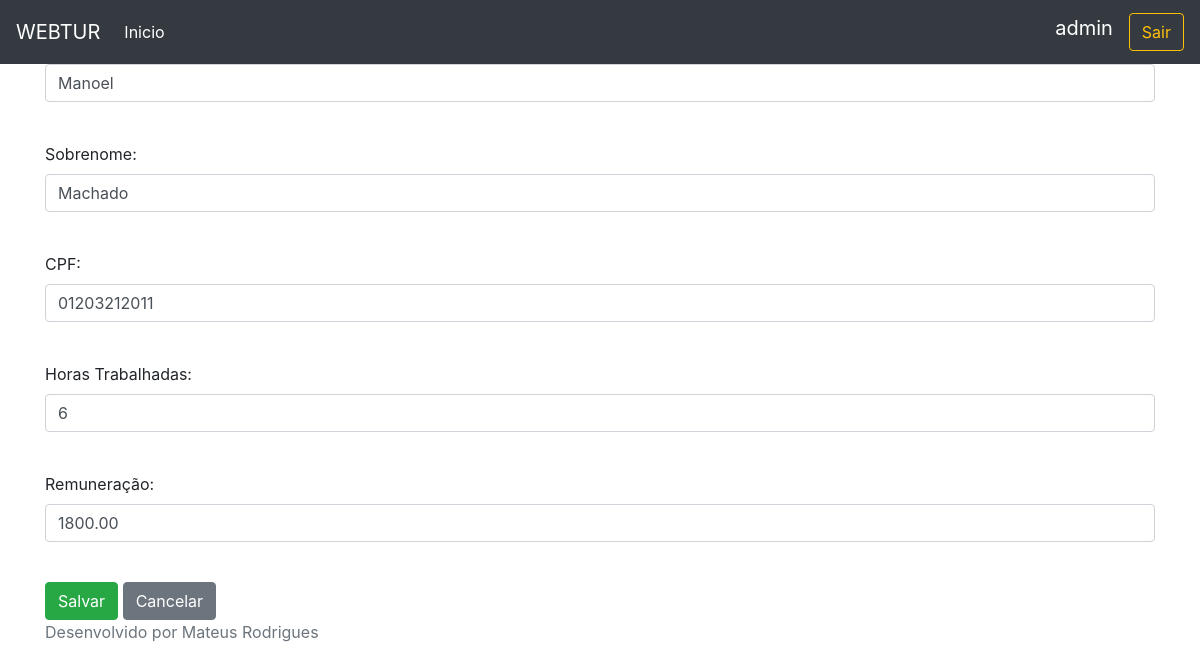
The page /funcionario/editar/3/ (signed in) on the database its author committed.
### website/models.py (models this page shows, shortened)
class Funcionario(models.Model):
    nome = models.CharField(max_length=255,null=False,blank=False)
    sobrenome = models.CharField(max_length=255,null=False,blank=False)
    cpf = models.CharField(max_length=14,null=False,blank=False)
    tempo_de_servico = models.IntegerField(default=0,null=False,blank=False)
    remuneracao = models.DecimalField(max_digits=8,decimal_places=2,null=False,blank=False)
    class Meta:
        ordering = ['nome']
        verbose_name = 'Funcionário'

### website/views.py (the view)
# urls.py: path('funcionario/editar/<int:id>/',editarfuncionarios,name='editar_funcionario'),
@login_required
def editarfuncionarios(request,id):
    funcionario= Funcionario.objects.get(pk=id)
    return render(request, 'add_funcionario.html',context={'funcionario':funcionario}) #tem que ser o mesmo nome no formulário

### website/templates/add_funcionario.html (shortened to what this page needs)
{% extends 'base.html' %}
{% block conteudo %}
<mat-card>
    <mat-card-header><h5 class="text-center">Dados do Funcionário</h5></mat-card-header>
</mat-card>
<form action="/funcionario/salvar" method="post">
    <div class='form-group'>
        <label>Nome:</label>
        <input  class ='form-control' id = 'nome_funcionario' name='nome_funcionario' type="text" placeholder="Nome:" value='{{funcionario.nome}}' required></input>
    </div>
    <br/>
    <div class='form-group'>
        <label>Sobrenome:</label>
        <input class= 'form-control' id = 'sobrenome_funcionario' name='sobrenome_funcionario' type="text" placeholder="Sobrenome:" value='{{funcionario.sobrenome}}'required></input>
    </div>
    <br/>
    <div class='form-group'>
        <label>CPF:</label>
        <input class= 'form-control' id = 'cpf_funcionario' name='cpf_funcionario' type="text" placeholder="CPF:" value='{{funcionario.cpf}}'required></input>
    </div>
    <br/>
    <div class='form-group'>
        <label>Horas Trabalhadas:</label>
        <input class= 'form-control' id = 'tempo_funcionario' name='tempo_funcionario' type="text" placeholder="Horas Trabalhadas" value='{{funcionario.tempo_de_servico}}' required></input>
    </div>
    <br/>
    <div class='form-group'>
        <label>Remuneração:</label>
        <input class= 'form-control' id = 'remuneracao_funcionario' name='remuneracao_funcionario' type="text" placeholder="Remuneração" value='{{funcionario.remuneracao}}' required></input>
    </div>
    <br/>
    <button type="submit" class="btn btn-success" role="button">Salvar</button>
    <a href="/funcionario" class="btn btn-secondary"> Cancelar</a>
</form>
{% endblock %}

### website/templates/base.html (shortened to what this page needs)
<!doctype html>
<html lang="en">
  <head>
    <link rel="stylesheet" href="https://maxcdn.bootstrapcdn.com/bootstrap/4.0.0/css/bootstrap.min.css">
    <link rel="stylesheet" href="https://getbootstrap.com/docs/4.0/examples/sticky-footer-navbar/sticky-footer-navbar.css" />
  </head>
  <body>
    <header>
      <nav class="navbar navbar-expand-md navbar-dark fixed-top bg-dark">
        <a class="navbar-brand" href="#">
          WEBTUR
        </a>
        <div class="collapse navbar-collapse" id="navbarCollapse">
          <ul class="navbar-nav mr-auto">
            <li class="nav-item">
              <a class="nav-link" href="/index"><font color='#fff'>Inicio</font></a>
            </li>
            </ul>
            <label class="navbar-brand">{{request.user}}</label>
	          <a class="btn btn-outline-warning my-2 my-sm-0" href="/">Sair</a>
        </div>
      </nav>
    </header>
    <main role="main" class="container">
        {% block conteudo %}
        {% endblock %}
    </main>
    <footer class="footer">
      <div class="container">
        <span class="text-muted">Desenvolvido por Mateus Rodrigues</span>
      </div>
    </footer>
  </body>
</html>

### rows shown on the page
Funcionario: nome_funcionario "Manoel", sobrenome_funcionario "Machado", cpf_funcionario "01203212011", tempo_funcionario "6", remuneracao_funcionario "1800.00"

### other values the page prints
{{ request.user }} "admin"
